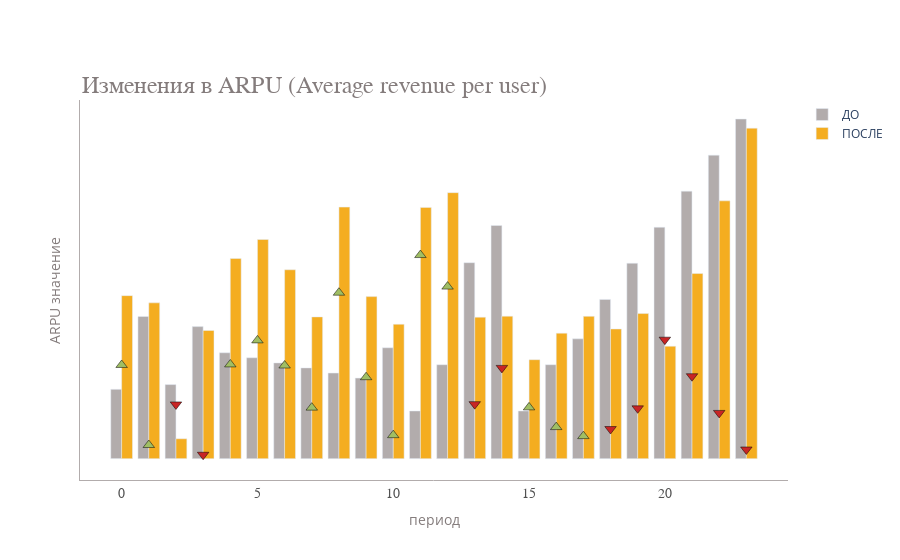

Notebook code cell kept with this figure:
### Code cell
layout = go.Layout(
    plot_bgcolor="#FFF"   
    ,xaxis=dict(
        title="период"
        ,linecolor="#b2acac"
        ,showgrid=False
        ,showticklabels=True
        ,color='rgb(132, 124, 124)'
        ,tickfont=dict(
            family='Arial',
            size=14,
            color='rgb(82, 82, 82)',
        )
    )    
    ,yaxis=dict(
        title="ARPU значение"
        #,zeroline=True
        ,showticklabels=False
        ,linecolor="#b2acac"
        ,showgrid=False
        ,color='rgb(132, 124, 124)'
        
    ) 
    ,autosize=True
)

fig = go.Figure(layout=layout)

# --- столбик ДО ---
fig.add_trace(go.Bar(
    x=x_data
    ,y=y_data_before
    ,name='ДО'
    ,marker_color='rgb(178, 172, 172)'
   #,texttemplate="%{y:.0f}"
   #,textposition='outside'
))

# --- столбик ПОСЛЕ ---
fig.add_trace(go.Bar(
    x=x_data
    ,y=y_data_after
    ,name='ПОСЛЕ'
    ,marker_color='rgb(244, 173, 32)'
))

# --- Дельта ---
fig.add_trace(go.Scatter(x=x_data, y=abs(df_data['dBA'])
                    ,line = dict(color='rgb(244, 173, 32)')
                    ,mode='markers'
                    ,marker=dict(
                        line=dict(width=.5,color='black')
                        ,symbol=np.where(y_data_after < y_data_before, "triangle-down", "triangle-up")
                        ,size=10
                        ,color=(
                        (df_data['dBA'] < 0)
                        ).astype('int')
                        ,colorscale=[[0, 'rgb(160, 190, 100)'], [1, 'rgb(200,37,37)']]
                    )
                    ,connectgaps=True
                    ,showlegend=False))

annotations = []
# --- название графика ---
annotations.append(dict(xref='paper', yref='paper', x=0.0, y=1.,
                              xanchor='left', yanchor='bottom',
                              text='Изменения в ARPU (Average revenue per user)',
                              font=dict(family='Arial',
                                        size=24,
                                        color='rgb(132, 124, 124)'),
                              showarrow=False))

fig.update_layout(annotations=annotations, barmode='group',uniformtext_minsize=10, uniformtext_mode='hide')

pyoff.iplot(fig, filename='fig2')

#fig.show(config={"displayModeBar": False})

### Figure 1 — Plotly figure (JSON) as saved in the notebook; plotly's stock layout.template omitted (floating-point values rounded to 4 significant figures)
{"data": [{"marker": {"color": "rgb(178, 172, 172)"}, "name": "ДО", "type": "bar", "x": [0, 1, 2, 3, 4, 5, 6, 7, 8, 9, 10, 11, 12, 13, 14, 15, 16, 17, 18, 19, 20, 21, 22, 23], "y": [4.99, 10.23, 5.33, 9.5, 7.62, 7.26, 6.89, 6.53, 6.16, 5.8, 7.98, 3.43, 6.76, 14.1, 16.78, 3.43, 6.76, 8.62, 11.46, 14.06, 16.65, 19.25, 21.84, 24.44]}, {"marker": {"color": "rgb(244, 173, 32)"}, "name": "ПОСЛЕ", "type": "bar", "x": [0, 1, 2, 3, 4, 5, 6, 7, 8, 9, 10, 11, 12, 13, 14, 15, 16, 17, 18, 19, 20, 21, 22, 23], "y": [11.73, 11.21, 1.43, 9.22, 14.4, 15.77, 13.59, 10.2, 18.1, 11.66, 9.67, 18.08, 19.14, 10.18, 10.25, 7.12, 9.03, 10.24, 9.33, 10.44, 8.09, 13.32, 18.55, 23.78]}, {"connectgaps": true, "line": {"color": "rgb(244, 173, 32)"}, "marker": {"color": [0, 0, 1, 1, 0, 0, 0, 0, 0, 0, 0, 0, 0, 1, 1, 0, 0, 0, 1, 1, 1, 1, 1, 1], "colorscale": [[0, "rgb(160, 190, 100)"], [1, "rgb(200,37,37)"]], "line": {"color": "black", "width": 0.5}, "size": 10, "symbol": ["triangle-up", "triangle-up", "triangle-down", "triangle-down", "triangle-up", "triangle-up", "triangle-up", "triangle-up", "triangle-up", "triangle-up", "triangle-up", "triangle-up", "triangle-up", "triangle-down", "triangle-down", "triangle-up", "triangle-up", "triangle-up", "triangle-down", "triangle-down", "triangle-down", "triangle-down", "triangle-down", "triangle-down"]}, "mode": "markers", "showlegend": false, "type": "scatter", "x": [0, 1, 2, 3, 4, 5, 6, 7, 8, 9, 10, 11, 12, 13, 14, 15, 16, 17, 18, 19, 20, 21, 22, 23], "y": [6.74, 0.98, 3.9, 0.28, 6.78, 8.51, 6.7, 3.67, 11.94, 5.86, 1.69, 14.65, 12.38, 3.92, 6.53, 3.69, 2.27, 1.62, 2.13, 3.62, 8.56, 5.93, 3.29, 0.66]}], "layout": {"annotations": [{"font": {"color": "rgb(132, 124, 124)", "family": "Arial", "size": 24}, "showarrow": false, "text": "Изменения в ARPU (Average revenue per user)", "x": 0, "xanchor": "left", "xref": "paper", "y": 1, "yanchor": "bottom", "yref": "paper"}], "autosize": true, "barmode": "group", "plot_bgcolor": "#FFF", "uniformtext": {"minsize": 10, "mode": "hide"}, "xaxis": {"color": "rgb(132, 124, 124)", "linecolor": "#b2acac", "showgrid": false, "showticklabels": true, "tickfont": {"color": "rgb(82, 82, 82)", "family": "Arial", "size": 14}, "title": {"text": "период"}}, "yaxis": {"color": "rgb(132, 124, 124)", "linecolor": "#b2acac", "showgrid": false, "showticklabels": false, "title": {"text": "ARPU значение"}}}}
